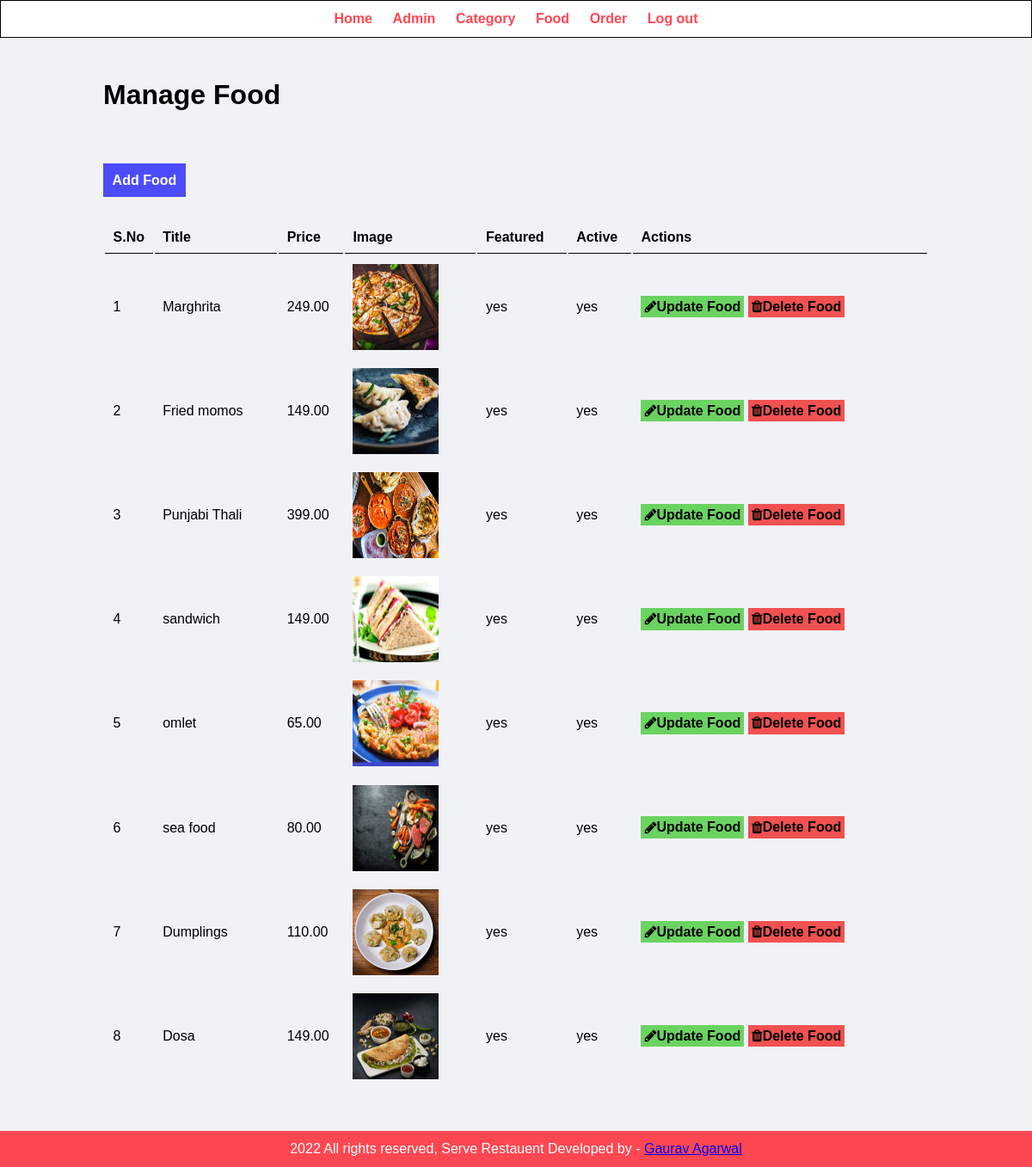
The page /admin/manage_food.php on the database its author committed.
### tables this page shows
CREATE TABLE `tbl_food` (
  `id` int(10) UNSIGNED NOT NULL,
  `title` varchar(100) NOT NULL,
  `description` text NOT NULL,
  `price` decimal(10,2) NOT NULL,
  `image_name` varchar(100) NOT NULL,
  `category_id` int(10) UNSIGNED NOT NULL,
  `featured` varchar(10) NOT NULL,
  `active` varchar(10) NOT NULL
);

### admin/manage_food.php (the view, shortened to what this page needs)
<?php
include('partials/menu.php');
?>
<div class="main-content">
    <div class="wrapper">
    <h1>Manage Food</h1>
    <br><br>
    <br><br>
    <a href="<?php echo SITEURL;?>admin/add-food.php" class="btn-primary">Add Food</a><br><br><br>
<table class="tbl-full">
        <tr>
                <th>S.No</th>
                <th>Title</th>
                <th>Price</th>
                <th>Image</th>
                <th>Featured</th>
                <th>Active</th>
                <th>Actions</th>
        </tr>
        <?php
                $sql="SELECT * FROM tbl_food";
                $res=mysqli_query($conn,$sql);
                $count=mysqli_num_rows($res);
                $sn=1;
                if($count>0){
                        while($row=mysqli_fetch_assoc($res)){
                                $id=$row['id'];
                                $title=$row['title'];
                                $price=$row['price'];
                                $image_name=$row['image_name'];
                                $featured=$row['featured'];
                                $active=$row['active'];
                                ?>
                        <tr>
                                <td><?php echo $sn++;?></td>
                                <td><?php echo $title;?></td>
                                <td><?php echo $price;?></td>
                                <td><?php
                                if($image_name==""){
                                        echo "<div class='error'>image not added</div>";
                                }
                                else{
                                        ?>
                                        <img src="<?php echo SITEURL;?>images/food/<?php echo $image_name;?>"width="100px" height="100px">
                                        <?php
                                }
                                ?></td>
                                <td><?php echo $featured;?></td>
                                <td><?php echo $active;?></td>
                                <td>
                                <a href="<?php echo SITEURL;?>admin/update-food.php?id=<?php echo $id;?>&image_name=<?php echo $image_name;?>" class="btn-secondary"><i class="fa fa-pencil" aria-hidden="true"></i>Update Food</a>
                                <a href="<?php echo SITEURL;?>admin/delete-food.php?id=<?php echo $id;?>&image_name=<?php echo $image_name;?>" class="btn-danger"><i class="fa fa-trash" aria-hidden="true"></i>Delete Food</a>
                                </td>
                        </tr>
                                <?php
                        }
                }
                else{
                        echo "<tr><td colspan='7' class='error'> Food not added yet</td></tr>";
                }
        ?>
</table>
</div>
</div>
<?php
include('partials/footer.php');
?>

### css/admin.css (style rules this page uses)
* { margin: 0; padding: 0; font-family: Arial, Helvetica, sans-serif; }
.wrapper { padding: 1%; width: 80%; margin: 0 auto; }
.main-content { background-color: #f1f2f6; padding: 3% 0; }
.tbl-full { width: 100%; }
table tr th { border-bottom:1px solid black; padding: 1%; text-align: left; }
table tr td { padding: 1%; }
.btn-primary { background-color: rgb(76, 76, 253); padding: 1%; color: white; text-decoration: none; font-weight: bold; border:1px solid rgb(76, 76, 253); }
.btn-secondary { background-color: rgb(107, 211, 97); padding: 1%; color: black; text-decoration: none; font-weight: bold; border:1px solid rgb(107, 211, 97); }
.btn-danger { background-color: rgb(240, 81, 81); padding: 1%; color:black; text-decoration: none; font-weight: bold; border:1px solid rgb(240, 81, 81); }

### rows shown on the page
tbl_food: title "Marghrita", price "249.00", image_name (picture), featured "yes", active "yes"
tbl_food: title "Fried momos", price "149.00", image_name (picture), featured "yes", active "yes"
tbl_food: title "Punjabi Thali", price "399.00", image_name (picture), featured "yes", active "yes"
tbl_food: title "sandwich", price "149.00", image_name (picture), featured "yes", active "yes"
tbl_food: title "omlet", price "65.00", image_name (picture), featured "yes", active "yes"
tbl_food: title "sea food", price "80.00", image_name (picture), featured "yes", active "yes"
tbl_food: title "Dumplings", price "110.00", image_name (picture), featured "yes", active "yes"
tbl_food: title "Dosa", price "149.00", image_name (picture), featured "yes", active "yes"
